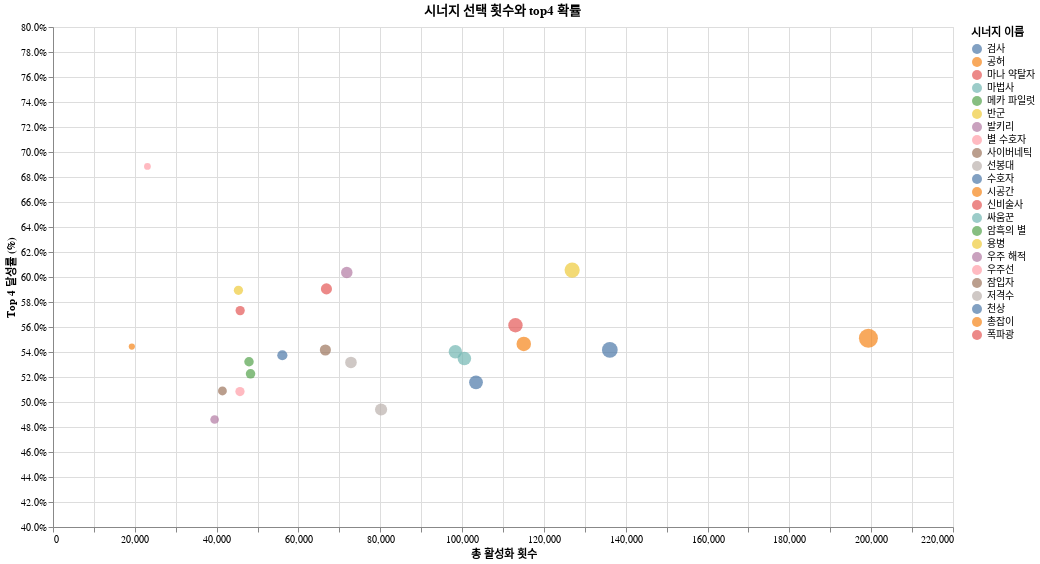

Write notebook code for a chart like this one.
### Code cell
import pandas as pd
import altair as alt 
import numpy as np

# 데이터 준비 (모든 티어 통합)
# 'Ranked' 컬럼을 기반으로 'is_top4' (Top 4 여부) 컬럼 추가
df_combinations['is_top4'] = (df_combinations['Ranked'] <= 4).astype(int)

# 모든 티어를 통합하여 시너지별 통계 데이터 생성
synergy_all_tier_stats = df_combinations.groupby('CombinationName').agg(
    AvgUsageCount=('CombinationName', 'count'), # 총 등장 횟수 (인기도)
    Top4Rate=('is_top4', 'mean')                # Top 4 달성률 (효율)
).reset_index()


# 4분면 기준선 (중앙값) 계산 (계산은 유지하되 사용하지 않음)
median_usage = synergy_all_tier_stats['AvgUsageCount'].median()
median_top4 = synergy_all_tier_stats['Top4Rate'].median()


points = alt.Chart(synergy_all_tier_stats).mark_circle(size=120).encode(
    # X축 활성화 횟수 범위를 [0, 220000]으로 확장
    x=alt.X(
        'AvgUsageCount:Q', 
        title='총 활성화 횟수',
        scale=alt.Scale(domain=[0, 220000])
    ),
    
    # Y축 Top 4 달성률 범위는 0.4부터 0.8까지 유지
    y=alt.Y(
        'Top4Rate:Q', 
        title='Top 4 달성률 (%)',
        scale=alt.Scale(domain=[0.4, 0.8]), 
        axis=alt.Axis(format='.1%')
    ),
    
    # 색상: 23개 시너지 이름(CombinationName)으로 구분
    color=alt.Color('CombinationName:N', legend=alt.Legend(title="시너지 이름", labelLimit=300)), 
    
    # 점의 크기 (size) 범례 제거
    size=alt.Size('AvgUsageCount:Q', legend=None), 

    # 툴팁 설정
    tooltip=[
        alt.Tooltip('CombinationName:N', title='시너지 이름'),
        alt.Tooltip('AvgUsageCount:Q', title='활성화 횟수'),
        alt.Tooltip('Top4Rate:Q', format='.1%', title='Top 4 달성률')
    ]
).properties(
    title='시너지 선택 횟수와 top4 확률',
    width=900,  
    height=500 
)

# 최종 파일 저장 명령어 추가
points.save('TFT스캐터플롯_01.html')

# 최종 그래프 출력
points

### Figure 1 — Vega-Lite specification as saved in the notebook (floating-point values rounded to 4 significant figures)
{"config": {"view": {"continuousWidth": 300, "continuousHeight": 300}}, "data": {"name": "data-f6108ca8d7eba31a6014f82ee1eaad3a"}, "mark": {"type": "circle", "size": 120}, "encoding": {"color": {"field": "CombinationName", "legend": {"labelLimit": 300, "title": "시너지 이름"}, "type": "nominal"}, "size": {"field": "AvgUsageCount", "legend": null, "type": "quantitative"}, "tooltip": [{"field": "CombinationName", "title": "시너지 이름", "type": "nominal"}, {"field": "AvgUsageCount", "title": "활성화 횟수", "type": "quantitative"}, {"field": "Top4Rate", "format": ".1%", "title": "Top 4 달성률", "type": "quantitative"}], "x": {"field": "AvgUsageCount", "scale": {"domain": [0, 220000]}, "title": "총 활성화 횟수", "type": "quantitative"}, "y": {"axis": {"format": ".1%"}, "field": "Top4Rate", "scale": {"domain": [0.4, 0.8]}, "title": "Top 4 달성률 (%)", "type": "quantitative"}}, "height": 500, "title": "시너지 선택 횟수와 top4 확률", "width": 900, "$schema": "https://vega.github.io/schema/vega-lite/v5.8.0.json", "datasets": {"data-f6108ca8d7eba31a6014f82ee1eaad3a": [{"CombinationName": "검사", "AvgUsageCount": 103402, "Top4Rate": 0.5158}, {"CombinationName": "공허", "AvgUsageCount": 19273, "Top4Rate": 0.5443}, {"CombinationName": "마나 약탈자", "AvgUsageCount": 113043, "Top4Rate": 0.5614}, {"CombinationName": "마법사", "AvgUsageCount": 98354, "Top4Rate": 0.5402}, {"CombinationName": "메카 파일럿", "AvgUsageCount": 48289, "Top4Rate": 0.5225}, {"CombinationName": "반군", "AvgUsageCount": 45325, "Top4Rate": 0.5893}, {"CombinationName": "발키리", "AvgUsageCount": 71818, "Top4Rate": 0.6036}, {"CombinationName": "별 수호자", "AvgUsageCount": 45700, "Top4Rate": 0.5084}, {"CombinationName": "사이버네틱", "AvgUsageCount": 41417, "Top4Rate": 0.5088}, {"CombinationName": "선봉대", "AvgUsageCount": 80195, "Top4Rate": 0.494}, {"CombinationName": "수호자", "AvgUsageCount": 56062, "Top4Rate": 0.5374}, {"CombinationName": "시공간", "AvgUsageCount": 199319, "Top4Rate": 0.551}, {"CombinationName": "신비술사", "AvgUsageCount": 66841, "Top4Rate": 0.5905}, {"CombinationName": "싸움꾼", "AvgUsageCount": 100558, "Top4Rate": 0.5348}, {"CombinationName": "암흑의 별", "AvgUsageCount": 47912, "Top4Rate": 0.5322}, {"CombinationName": "용병", "AvgUsageCount": 126901, "Top4Rate": 0.6056}, {"CombinationName": "우주 해적", "AvgUsageCount": 39509, "Top4Rate": 0.486}, {"CombinationName": "우주선", "AvgUsageCount": 23085, "Top4Rate": 0.6885}, {"CombinationName": "잠입자", "AvgUsageCount": 66585, "Top4Rate": 0.5416}, {"CombinationName": "저격수", "AvgUsageCount": 72837, "Top4Rate": 0.5316}, {"CombinationName": "천상", "AvgUsageCount": 136113, "Top4Rate": 0.5417}, {"CombinationName": "총잡이", "AvgUsageCount": 115076, "Top4Rate": 0.5464}, {"CombinationName": "폭파광", "AvgUsageCount": 45752, "Top4Rate": 0.5731}]}}
